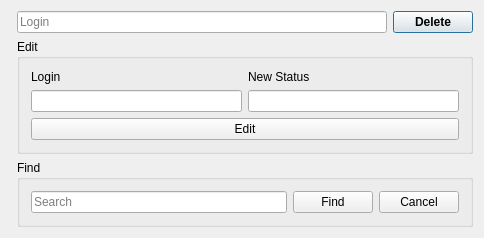
<?xml version="1.0" encoding="UTF-8"?>
<ui version="4.0">
 <class>usdb</class>
 <widget class="QDialog" name="usdb">
  <property name="geometry">
   <rect>
    <x>0</x>
    <y>0</y>
    <width>484</width>
    <height>203</height>
   </rect>
  </property>
  <property name="windowTitle">
   <string>usdb</string>
  </property>
  <layout class="QFormLayout" name="formLayout">
   <item row="0" column="0">
    <widget class="QTableView" name="tableui">
     <property name="showGrid">
      <bool>true</bool>
     </property>
     <attribute name="verticalHeaderVisible">
      <bool>false</bool>
     </attribute>
     <attribute name="verticalHeaderShowSortIndicator" stdset="0">
      <bool>true</bool>
     </attribute>
    </widget>
   </item>
   <item row="0" column="1">
    <layout class="QVBoxLayout" name="verticalLayout_2">
     <item>
      <layout class="QHBoxLayout" name="horizontalLayout_4">
       <item>
        <widget class="QLineEdit" name="delloginl">
         <property name="placeholderText">
          <string>Login</string>
         </property>
        </widget>
       </item>
       <item>
        <widget class="QPushButton" name="delb">
         <property name="font">
          <font>
           <weight>75</weight>
           <bold>true</bold>
          </font>
         </property>
         <property name="text">
          <string>Delete</string>
         </property>
        </widget>
       </item>
      </layout>
     </item>
     <item>
      <widget class="QGroupBox" name="edit">
       <property name="title">
        <string>Edit</string>
       </property>
       <layout class="QVBoxLayout" name="verticalLayout_4">
        <item>
         <layout class="QHBoxLayout" name="horizontalLayout">
          <item>
           <layout class="QVBoxLayout" name="verticalLayout">
            <item>
             <widget class="QLabel" name="label_2">
              <property name="text">
               <string>Login</string>
              </property>
             </widget>
            </item>
            <item>
             <widget class="QLineEdit" name="logl">
              <property name="placeholderText">
               <string/>
              </property>
             </widget>
            </item>
           </layout>
          </item>
          <item>
           <layout class="QVBoxLayout" name="verticalLayout_3">
            <item>
             <widget class="QLabel" name="label_3">
              <property name="text">
               <string>New Status</string>
              </property>
             </widget>
            </item>
            <item>
             <widget class="QLineEdit" name="statl">
              <property name="placeholderText">
               <string/>
              </property>
             </widget>
            </item>
           </layout>
          </item>
         </layout>
        </item>
        <item>
         <layout class="QHBoxLayout" name="horizontalLayout_3">
          <item>
           <widget class="QPushButton" name="editsubmb">
            <property name="text">
             <string>Edit</string>
            </property>
           </widget>
          </item>
         </layout>
        </item>
       </layout>
      </widget>
     </item>
     <item>
      <widget class="QGroupBox" name="find">
       <property name="title">
        <string>Find</string>
       </property>
       <layout class="QHBoxLayout" name="horizontalLayout_2">
        <item>
         <widget class="QLineEdit" name="findl">
          <property name="placeholderText">
           <string>Search</string>
          </property>
         </widget>
        </item>
        <item>
         <widget class="QPushButton" name="findsubmb">
          <property name="text">
           <string>Find</string>
          </property>
         </widget>
        </item>
        <item>
         <widget class="QPushButton" name="findcancb">
          <property name="text">
           <string>Cancel</string>
          </property>
         </widget>
        </item>
       </layout>
      </widget>
     </item>
    </layout>
   </item>
  </layout>
 </widget>
 <layoutdefault spacing="6" margin="11"/>
 <resources/>
 <connections/>
</ui>
